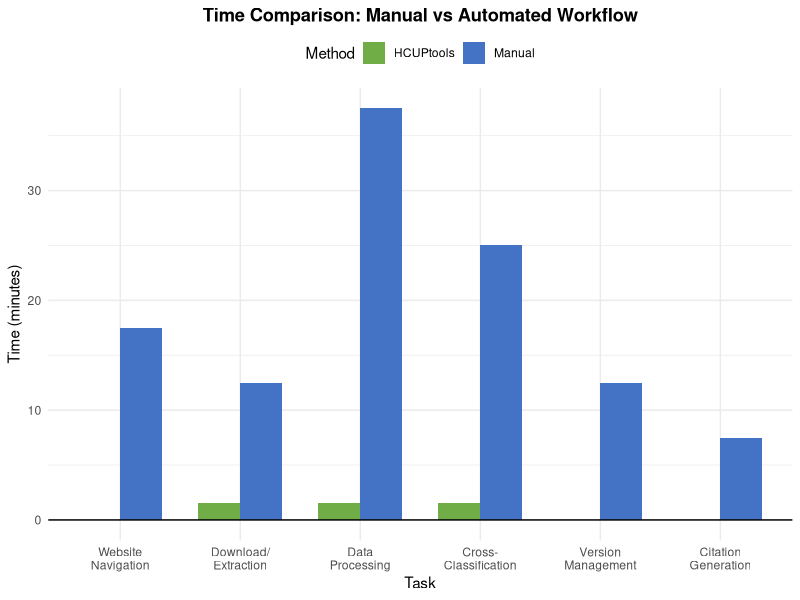

Generate this figure with R:
# R Script to Create Figures for Healthcare Analytics Manuscript
# Run this script to generate all figures

library(ggplot2)
library(dplyr)
library(gridExtra)

# Set output directory
fig_dir <- "figures"
if (!dir.exists(fig_dir)) dir.create(fig_dir)

# ============================================================================
# Figure 5: Performance Comparison
# ============================================================================

tasks <- c("Website\nNavigation", "Download/\nExtraction", 
           "Data\nProcessing", "Cross-\nClassification", 
           "Version\nManagement", "Citation\nGeneration")

manual_time <- c(17.5, 12.5, 37.5, 25, 12.5, 7.5)  # minutes
automated_time <- c(0, 1.5, 1.5, 1.5, 0, 0)

df_perf <- data.frame(
  Task = factor(rep(tasks, 2), levels = tasks),
  Time = c(manual_time, automated_time),
  Method = rep(c("Manual", "HCUPtools"), each = 6)
)

p1 <- ggplot(df_perf, aes(x = Task, y = Time, fill = Method)) +
  geom_bar(stat = "identity", position = "dodge", width = 0.7) +
  scale_fill_manual(values = c("Manual" = "#4472C4", 
                               "HCUPtools" = "#70AD47")) +
  labs(x = "Task", y = "Time (minutes)", 
       title = "Time Comparison: Manual vs Automated Workflow",
       fill = "Method") +
  theme_minimal(base_size = 11) +
  theme(
    legend.position = "top",
    plot.title = element_text(hjust = 0.5, face = "bold"),
    axis.text.x = element_text(angle = 0, hjust = 0.5)
  ) +
  geom_hline(yintercept = 0, color = "black", linewidth = 0.5)

ggsave(file.path(fig_dir, "performance_comparison.png"), 
       p1, width = 8, height = 5, dpi = 300)

# ============================================================================
# Figure 3: Output Format Comparison (Example Data Visualization)
# ============================================================================

# Create example data showing different formats
example_icd <- "E11.9"
example_ccsr <- c("END001", "MBD001")

# Long format example
long_data <- data.frame(
  ICD10 = rep(example_icd, 2),
  CCSR = example_ccsr,
  Description = c("Diabetes", "Metabolic disorders")
)

# Wide format example
wide_data <- data.frame(
  ICD10 = example_icd,
  CCSR_1 = example_ccsr[1],
  CCSR_2 = example_ccsr[2]
)

# Default format example
default_data <- data.frame(
  ICD10 = example_icd,
  CCSR = example_ccsr[1]  # Default category
)

# Create visualization (simplified table view)
# Note: For publication, you may want to use a more sophisticated table
# or create this in a diagramming tool

cat("Figure 3 should be created manually or with a table/diagram tool\n")
cat("showing the three different output formats side by side.\n")

# ============================================================================
# Note on Other Figures
# ============================================================================

cat("\n")
cat("Figures 1, 2, and 4 are best created using diagramming tools:\n")
cat("- draw.io (diagrams.net)\n")
cat("- Lucidchart\n")
cat("- R package 'DiagrammeR'\n")
cat("- Python with graphviz\n")
cat("\n")
cat("See Figure_Descriptions.md for detailed specifications.\n")
